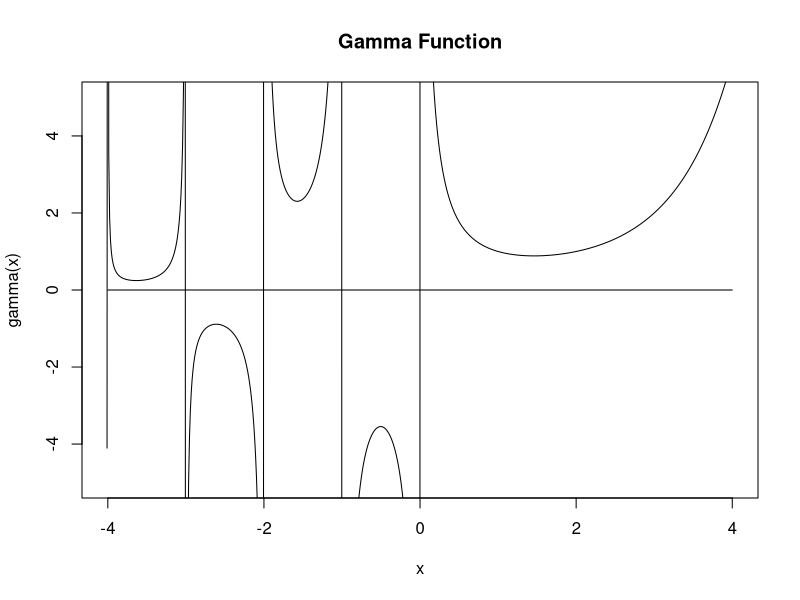

This chart was generated by the following R code: (Note: this script raises an error after producing the figure.)

#
# Example:	
#	Compute special mathematical functions used in the theory
#	of exponential Brownian Motion.
#
# Description:
#	Part I: Calculate Error, Gamma and Related Functions
#   Part II: Calculate Confluent Hypergeometric and Related Functions
#
# Author:
#	(C) 2003, Diethelm Wuertz, GPL
#


################################################################################
## Part I: Calculate Error, Gamma and Related Functions


## Examples 1:
## Abramowitz-Stegun: Figure 6.1
   x = seq(-4.01, 4.01, by = 0.011)
   plot(x, gamma(x), ylim = c(-5,5), type = "l", main = "Gamma Function")
   lines(x = c(-4, 4), y = c(0, 0))
   ###

   
## Examples 2:   
## Abramowitz-Stegun: Figure 6.1
   x = seq(-4.01, 4.01, by=0.011)
   plot(x, Psi(x), ylim=c(-5, 5), type = "l", main = "Psi Function")
   lines(x = c(-4, 4), y = c(0, 0))
   # Note: Is digamma defined for positive values only ???

 
## Examples 3:
## Abramowitz-Stegun: Figure 6.3.
## gammaStar
   gammaStar = function(x, a) { GammaInc(x,a)/x^a }
   # ... create Figure, to be done !!!
   ###

   
## Examples 4:
## Abramowitz-Stegun: Formula 6.5.12
## Relation to Confluent Hypergeometric Functions
   a = sqrt(2)
   x = pi
   Re ( (x^a/a) * kummerM(-x, a, 1+a) )
   Re ( (x^a*exp(-x)/a) * kummerM(x, 1, 1+a) )
   pgamma(x,a)*gamma(a)
   gammaInc(x, a)
   ###
   
 
## Examples 5:
## Abramowitz-Stegun: Tables 6.7
   x = 1
   y = seq(0, 5, by = 0.1); x = rep(x, length = length(y))
   z = complex(real = x, imag = y)
   c = cgamma(z, log = TRUE)
   cbind(y, Re(c), Im(c))
   ###
   
   
## Examples 6:
## Examples [AS] 4-8:
   options(digits=10)
   gamma(6.38); lgamma(56.38)							 # 1/2
   Psi(6.38); Psi(56.38)								 # 3/4
   cgamma (complex(real = 1, imag = -1), log = TRUE ) 	 # 5
   cgamma (complex(real = 1/2, imag = 1/2), log = TRUE ) # 6
   cgamma (complex(real = 3, imag = 7), log = TRUE ) 	 # 7/8 
   ###
   
 
################################################################################
## Part II: Calculate Confluent Hypergeometric and Related Functions


## Example 1:
## Abramowitz-Stegun: Formula 13.6.3/13.6.21
   x <- c(0.001, 0.01, 0.1, 1, 10, 100, 1000)  
   nu <- 1; a <- nu+1/2; b <- 2*nu+1
   M <- Re ( kummerM(x = 2*x, a = a, b = b) )
   Bessel <- gamma(1+nu)*exp(x)*(x/2)^(-nu)*besselI(x, nu)
   cbind(x, M, Bessel)
   ###
   

## Example 2:
## Abramowitz-Stegun: Formula 13.6.14
   x <- c(0.001, 0.01, 0.1, 1, 10, 100, 1000)  
   M <- Re ( kummerM(2*x, a = 1, b = 2) )
   Sinh <- exp(x)*sinh(x)/(x)
   cbind(x, M, Sinh)
   # Now the same for complex x:
   y <- rep(1, length = length(x))
   x <- complex(real = x, imag = y)
   M <- kummerM(2*x, a = 1, b = 2)
   Sinh <- exp(x)*sinh(x)/(x)
   cbind(x, M, Sinh)
   ###


## Example 3:
## Abramowitz-Stegun: Formula 13.1.3
   x <- c(0.001, 0.01, 0.1, 1, 10, 100, 1000) 
   a <- 1/3; b <- 2/3
   U <- Re ( kummerU(x, a = a, b = b) )
   cbind(x, U)
   ###
   
   
## Example 4: 
## Abramowitz-Stegun: Example 13.
## Whittaker:
   AS <- c(1.10622, 0.57469)
   W <- c(
     whittakerM(x = 1, kappa = 0, mu = -0.4),
     whittakerW(x = 1, kappa = 0, mu = -0.4) )
   data.frame(AS, W)
   ###
  

## Example 5:
## Abramowitz-Stegun: Example 17.
   x <- seq(0, 16, length = 200)
   plot(x = x, y = kummerM(x, -4.5, 1), type = "l", ylim = c(-25,125),
     main = "Figure 13.2:  M(-4.5, 1, x)")
   lines(x = c(0, 16), y = c(0,0), col = "red")
   ###


################################################################################

